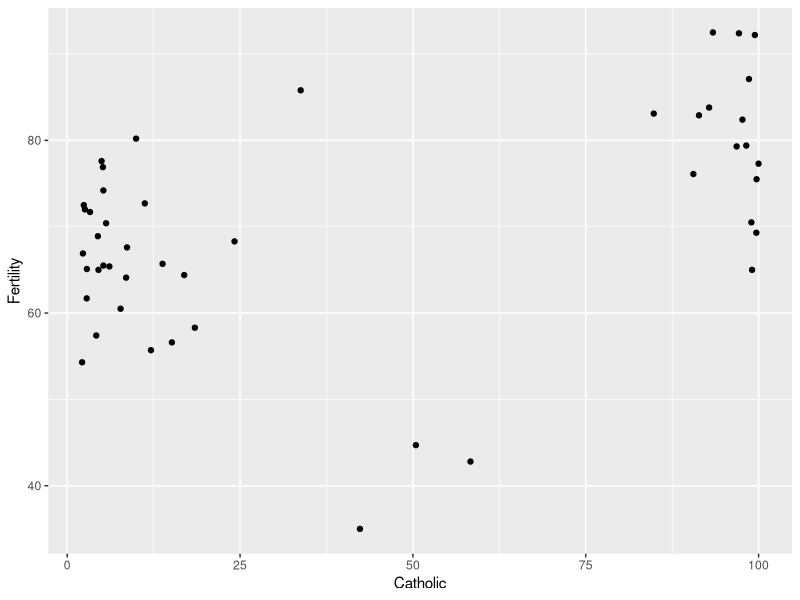
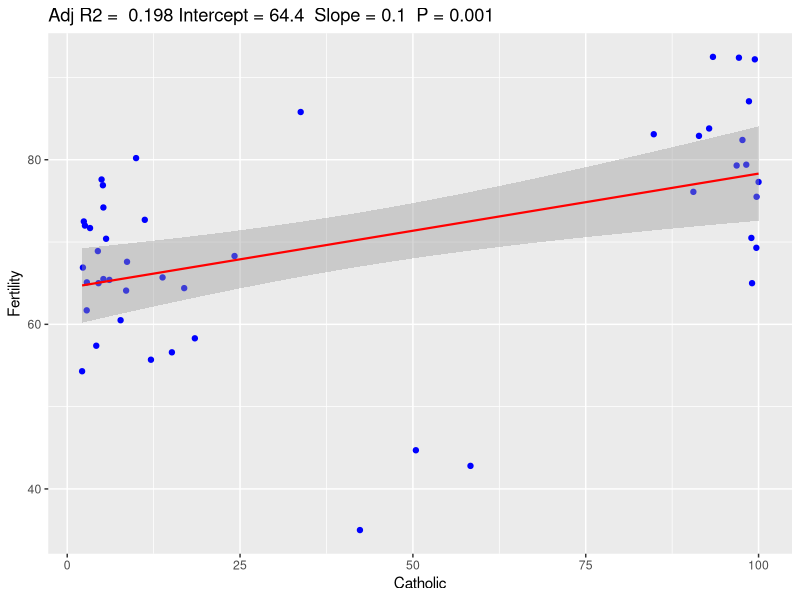

These charts were generated, in order, by the following R code:
## ---- chunk 1
knitr::opts_chunk$set(echo = TRUE)
## ---- chunk 2
numeric <- 10
numeric

numeric_vector <- c(1,2,3)
numeric_vector

class(numeric_vector)
## ---- chunk 3
character_vector <- c('Albania', 'Botswana', 'Cambodia')
character_vector
## ---- chunk 4
logical_vector <- c(TRUE, FALSE, TRUE)
logical_vector

class(logical_vector)
## ---- chunk 5
matrix_combined <- cbind(numeric_vector, character_vector)
matrix_combined 
## ---- chunk 6
combined_df <- data.frame(numeric_vector, character_vector, stringsAsFactors = FALSE)
combined_df
## ---- chunk 7
test_list <- list(countries = character_vector, not_there = c(NA, NA),
                  more_numbers = 1:10)
test_list
## ---- chunk 8
swiss <- as.data.frame(swiss)
library(Hmisc)
library(ggplot2)
## ---- chunk 9
summary(swiss)
## ---- chunk 10
describe(swiss$Fertility)
describe(swiss$Catholic)
var(swiss$Fertility)
var(swiss$Catholic)
sd(swiss$Fertility)
sd(swiss$Catholic)
## ---- chunk 11
ggplot(swiss, aes(Catholic, Fertility)) + geom_point()
## ---- chunk 12
ggplotRegSwiss <- function(fit){
  ggplot(swiss, aes(Catholic, Fertility)) +
    geom_point(colour = 'blue') +
    stat_smooth(method = 'lm', col = 'red', size=0.75) +
    labs(title = paste('Adj R2 = ',signif(summary(fit)$adj.r.squared, 3),
                       'Intercept =',signif(fit$coef[[1]],3 ),
                       ' Slope =',signif(fit$coef[[2]], 1),
                       ' P =',signif(summary(fit)$coef[2,4], 2)))
}
FitOfDataSwiss <- lm(Fertility ~ Catholic, data = swiss)
ggplotRegSwiss(FitOfDataSwiss)
## ---- chunk 13
swiss$CatholicCat <- cut(swiss$Catholic, seq(0, 100, 25))
## ---- chunk 14
swiss$CatholicCat <- as.character(swiss$CatholicCat)
## ---- chunk 15
swiss$CatholicCat[swiss$CatholicCat=='(0,25]'] <- 'Protestant'
swiss$CatholicCat[swiss$CatholicCat=='(25,50]'] <- 'Protestant to Catholic'
swiss$CatholicCat[swiss$CatholicCat=='(50,75]'] <- 'Catholic to Protestant'
swiss$CatholicCat[swiss$CatholicCat=='(75,100]'] <- 'Catholic'
## ---- chunk 16
which(grepl('Protestant to Catholic', swiss$CatholicCat)) # 4 and 45
which(grepl('Catholic to Protestant', swiss$CatholicCat)) # 46 and 47
## ---- chunk 17
swiss[c(4,45:47),]
